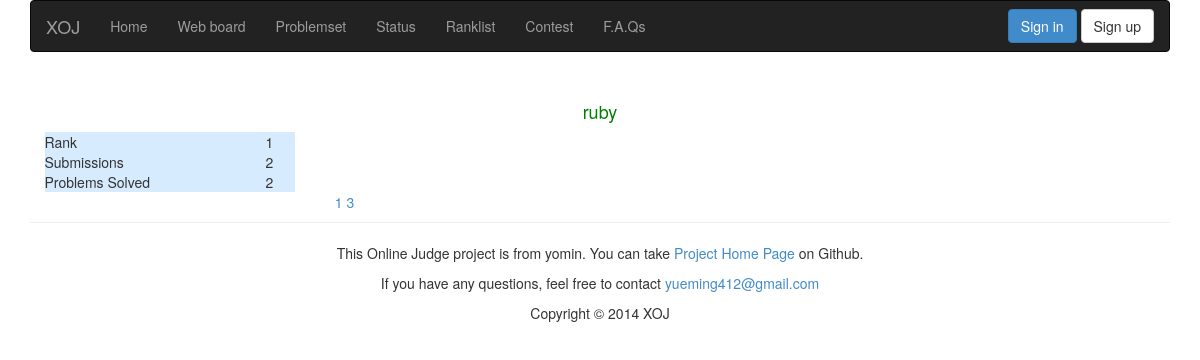
Screenshot of /userinfo?userid=ruby/ with the database file from the repository.
### appfile/models.py (models this page shows, shortened)
class User(db.Model):
    userid = db.Column(db.String(22), primary_key = True, unique = True)
    nickname = db.Column(db.String(22),unique = True)
    password = db.Column(db.String(100),unique = True)
    is_admin = db.Column(db.Boolean)
    ac_count = db.Column(db.Integer, default = 0)
    submit_count = db.Column(db.Integer, default = 0)

class Submit(db.Model):
    runid = db.Column(db.Integer, primary_key = True)
    userid = db.Column(db.String(22))
    pid = db.Column(db.Integer)
    result = db.Column(db.String(22), default = 'Pending')
    memory_used = db.Column(db.Integer, default = None)
    time_used = db.Column(db.Integer, default = None)
    language = db.Column(db.String(22))
    src = db.Column(db.Text)
    length = db.Column(db.Integer)
    submit_time = db.Column(db.String(22))
    ce_error = db.Column(db.Text, default = None)

### appfile/views.py (the view)
@app.route('/userinfo?userid=<userid>/')
def userinfo(userid):
    user = User.query.get(userid)
    solved_problem_list = Submit.query.filter_by(userid = userid, result = 'Accepted').order_by(Submit.pid).distinct(Submit.pid).all()
    user_list = User.query.order_by(User.ac_count.desc(), User.submit_count, User.userid).all()
    rank  = user_list.index(user) + 1
    return render_template('userinfo.html', user = user, rank = rank, solved_problem_list = solved_problem_list)

### appfile/views.py (called while the page is built)
@app.before_request
def before_request():
    g.user = current_user
    if g.user.is_authenticated():
        g.url = url_for('userinfo',userid = g.user.userid)

### appfile/templates/userinfo.html (shortened to what this page needs)
{% extends "base.html" %}
{% block content %}
<div id="wrapper2" class="center">
    <h4 class="green"> {{ user.nickname }} </h4>
    <table class="center" style="background-color:#D7EBFF">
        <tr><td class="left" style="width:200px"> Rank </td><td style="width:50px"> {{ rank }} </td></tr>
        <tr><td class="left"> Submissions </td><td> {{ user.submit_count }} </td></tr>
        <tr><td class="left"> Problems Solved </td><td> {{ user.ac_count }} </td></tr>
    </table>
    <p class="center" style="width:600px">
        {% for problem in solved_problem_list %}
            <a href={{ url_for('show_problem', pid = problem.pid) }}> {{ problem.pid }} </a>
        {% endfor %}
    </p>
</div>
{% endblock %}

### appfile/static/css/style.css (style rules this page uses)
#wrapper2 { position: relative; width: 1111px; top: 20px; margin: 0 auto; }
a:link { text-decoration: none; }
.green { color: green; }
.center { text-align: center; }
.left { text-align: left; }

### rows the page displays
User: nickname "ruby", submit_count "2", ac_count "2"
Submit: pid "1"
Submit: pid "3"

### other values shown
{{ rank }} "1"
